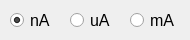
               <widget class="QWidget" name="tab_5">
                <attribute name="title">
                 <string>C unit</string>
                </attribute>
                <widget class="QRadioButton" name="radioButton_na_keithley">
                 <property name="geometry">
                  <rect>
                   <x>10</x>
                   <y>10</y>
                   <width>51</width>
                   <height>21</height>
                  </rect>
                 </property>
                 <property name="font">
                  <font>
                   <pointsize>12</pointsize>
                  </font>
                 </property>
                 <property name="text">
                  <string>nA</string>
                 </property>
                 <property name="checked">
                  <bool>true</bool>
                 </property>
                </widget>
                <widget class="QRadioButton" name="radioButton_ua_keithley">
                 <property name="geometry">
                  <rect>
                   <x>70</x>
                   <y>10</y>
                   <width>51</width>
                   <height>21</height>
                  </rect>
                 </property>
                 <property name="font">
                  <font>
                   <pointsize>12</pointsize>
                  </font>
                 </property>
                 <property name="text">
                  <string>uA</string>
                 </property>
                </widget>
                <widget class="QRadioButton" name="radioButton_ma_keithley">
                 <property name="geometry">
                  <rect>
                   <x>130</x>
                   <y>10</y>
                   <width>51</width>
                   <height>21</height>
                  </rect>
                 </property>
                 <property name="font">
                  <font>
                   <pointsize>12</pointsize>
                  </font>
                 </property>
                 <property name="text">
                  <string>mA</string>
                 </property>
                </widget>
               </widget>
